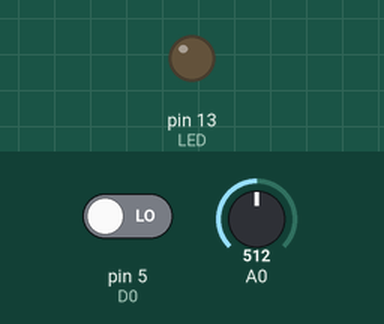
Recording of a sketch running on a simulated Arduino Uno, built with avr-gcc and run on an emulated ATmega328P. Shown: output pins drawn as LEDs (lit = HIGH). The inputs (shaded band) are chosen by the test bench; at power-on: pin 5 (D0) LOW, A0 = 512. What the sketch prints to the serial monitor is not drawn.

Above: at 1.8 s.
1.9 s: pin 5 (D0) driven HIGH
At 2.3 s:
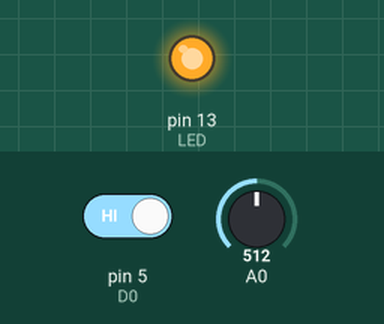
5.5 s: pin 5 (D0) driven LOW
At 7.1 s:
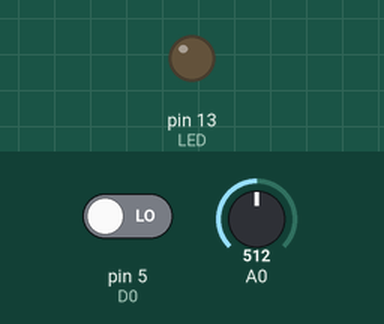
Timing chart, 0 to 8.6 s (numbered marks = the images above; inputs shaded):
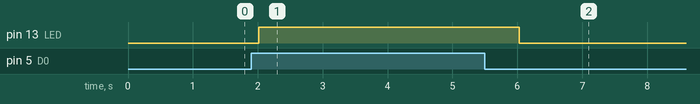

The sketch:

MQ7.ino
```cpp
const int LED = 13;
const int D0 = 5;

void setup() {
  Serial.begin(9600);
  pinMode(LED, OUTPUT);
  pinMode(D0, INPUT);
}

void loop() {
  int alarm = 0;
  float sensor_volt;
  float RS_gas;
  float ratio;
  float R0 = 0.91;

  int sensorValue = analogRead(A0);
  sensor_volt = ((float)sensorValue/1024)*5.0;
  RS_gas = (5.0-sensor_volt)/sensor_volt;

  ratio = RS_gas/R0;

  float b = -0.318;
  float m = 1.133;
  double ppm_log = (log10(ratio)-b)/m; //Get ppm value in linear scale according to the the ratio value
  double ppm = pow(10, ppm_log); //Convert ppm value to log scale
  double percentage = ppm/10000; //Convert to percentage

  Serial.print("sensor_volt = ");
  Serial.println(sensor_volt);
  Serial.print("RS_ratio = ");
  Serial.println(RS_gas);
  Serial.print("Rs/R0 = ");
  Serial.println(ratio);
  Serial.print(ppm);
  Serial.println("ppm");
  Serial.print(percentage); //Load screen buffer with percentage value
  Serial.println("%"); //Load screen buffer with "%"
  Serial.print("\n");

  alarm = digitalRead(D0);
  if(alarm==1) digitalWrite(LED, HIGH);
  else if (alarm==0) digitalWrite(LED, LOW);

  delay(1000);
}
```

Measured:
- after the input at 1.9 s, pin 13 (LED): LOW → HIGH after 0.11 s
- after the input at 5.5 s, pin 13 (LED): HIGH → LOW after 0.53 s
